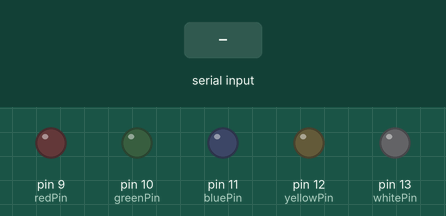
Bench run of a sketch on a simulated Arduino Uno, built with avr-gcc and run on an emulated ATmega328P. Shown: output pins drawn as LEDs (lit = HIGH). The test bench sets the inputs (shaded band).

Above: at 1.2 s.
1.3 s: "1\n" received over Serial
At 2.1 s:
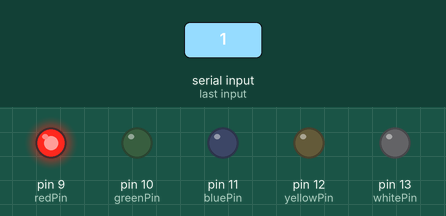
3.8 s: "2\n" received over Serial
At 4.3 s:
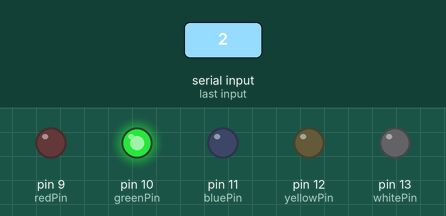
6.3 s: "3\n" received over Serial
At 7.1 s:
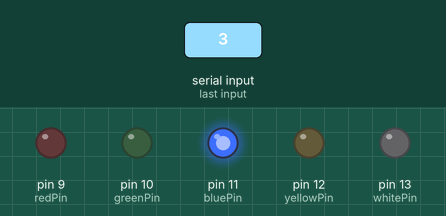
8.8 s: "4\n" received over Serial
At 9.3 s:
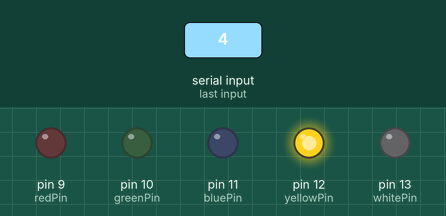
11.3 s: "5\n" received over Serial
At 12.1 s:
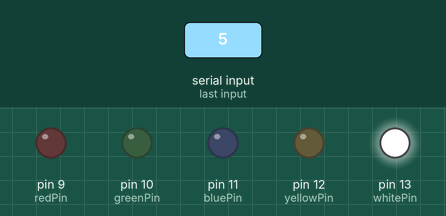
Timing chart, 0 to 14.3 s (numbered marks = the images above; inputs shaded):
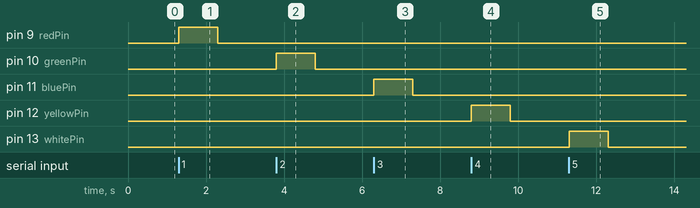

Measured:
- after the input at 1.3 s, pin 9 (redPin): LOW → HIGH at once, → LOW 1.0 s later
- after the input at 3.8 s, pin 10 (greenPin): LOW → HIGH at once, → LOW 1.0 s later
- after the input at 6.3 s, pin 11 (bluePin): LOW → HIGH at once, → LOW 1.0 s later
- after the input at 8.8 s, pin 12 (yellowPin): LOW → HIGH at once, → LOW 1.0 s later
- after the input at 11.3 s, pin 13 (whitePin): LOW → HIGH at once, → LOW 1.0 s later

The sketch:

SingleLED.ino
```cpp
// Arduino Uno LED Control Code

// Define the LED pins
const int redPin = 9;
const int greenPin = 10;
const int bluePin = 11;
const int yellowPin = 12;
const int whitePin = 13;

void setup() {
  // Initialize serial communication
  Serial.begin(9600);

  // Set LED pins as output
  pinMode(redPin, OUTPUT);
  pinMode(greenPin, OUTPUT);
  pinMode(bluePin, OUTPUT);
  pinMode(yellowPin, OUTPUT);
  pinMode(whitePin, OUTPUT);

  // Ensure all LEDs are initially off
  digitalWrite(redPin, LOW);
  digitalWrite(greenPin, LOW);
  digitalWrite(bluePin, LOW);
  digitalWrite(yellowPin, LOW);
  digitalWrite(whitePin, LOW);
}

void loop() {
  // Check if data is available to read
  if (Serial.available() > 0) {
    // Read the incoming number
    int receivedNumber = Serial.parseInt();

    // Turn off all LEDs first
    digitalWrite(redPin, LOW);
    digitalWrite(greenPin, LOW);
    digitalWrite(bluePin, LOW);
    digitalWrite(yellowPin, LOW);
    digitalWrite(whitePin, LOW);

    // Turn on the corresponding LED based on the received number
    switch(receivedNumber) {
      case 1:
        digitalWrite(redPin, HIGH);
        break;
      case 2:
        digitalWrite(greenPin, HIGH);
        break;
      case 3:
        digitalWrite(bluePin, HIGH);
        break;
      case 4:
        digitalWrite(yellowPin, HIGH);
        break;
      case 5:
        digitalWrite(whitePin, HIGH);
        break;
      default:
        // If number is not 1-5, all LEDs remain off
        break;
    }
  }
}
```
